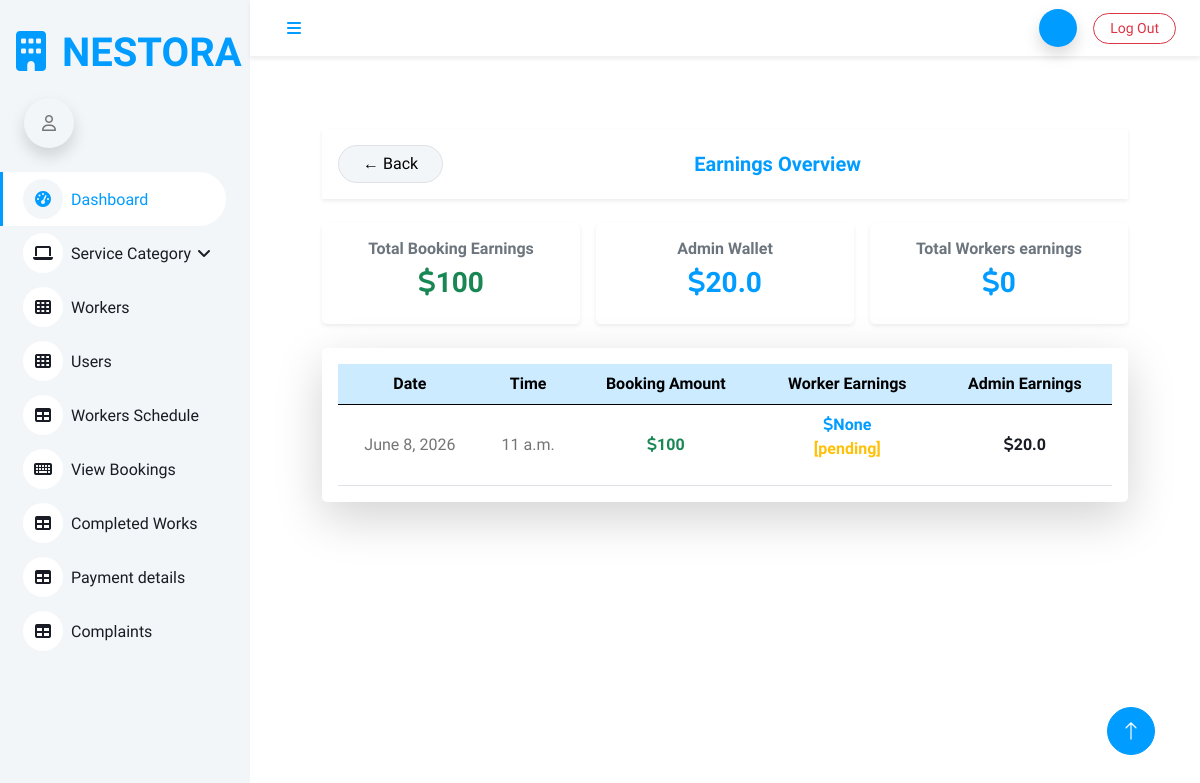
The page /admin_wallet on the database its author committed.
### Homeserviceapp/models.py (models this page shows, shortened)
class Appointment(models.Model):
    user = models.ForeignKey(Login, on_delete=models.CASCADE, related_name='appointment')
    user_profile = models.ForeignKey(UserRegistration, on_delete=models.CASCADE, related_name='user_profile')
    worker = models.ForeignKey(WorkerRegistration, on_delete=models.CASCADE, related_name='worker')
    availability = models.ForeignKey(Availability, on_delete=models.DO_NOTHING)
    appointment_status = models.IntegerField(default=0)
    work_status = models.BooleanField(default=False)
    payment_status = models.IntegerField(default=0)
    worker_amount = models.IntegerField(null=True, blank=True)
    worker_payment_status = models.IntegerField(default=0)
    admin_wallet = models.IntegerField(null=True, blank=True)

class Availability(models.Model):
    user = models.ForeignKey(WorkerRegistration, on_delete=models.DO_NOTHING)
    date = models.DateField()
    time = models.TimeField()
    schedule_status = models.IntegerField(default=0)
    booking_status = models.IntegerField(default=0)

class WorkerRegistration(models.Model):
    user = models.OneToOneField(Login, on_delete=models.CASCADE, related_name='worker')
    name = models.CharField(max_length=300)
    category = models.ForeignKey(Category, on_delete=models.DO_NOTHING)
    address = models.TextField()
    contact = models.IntegerField()
    paypal_email = models.CharField(max_length=200, null=True, blank=True)
    payment = models.IntegerField(null=True, blank=True)
    experience = models.IntegerField()
    image = models.ImageField(upload_to='uploads/')

### Homeserviceapp/views.py (the view)
# urls.py: path("admin_wallet", views.completed_payment_details, name='admin_wallet'),
def completed_payment_details(request):
    data = Appointment.objects.filter(payment_status=1)
    total_earnings = 0
    total_admin_earnings = 0
    total_workers_earnings=0
    for item in data:
        payment_amount = item.worker.payment or 0
        admin_wallet = payment_amount * 0.20
        item.admin_wallet = admin_wallet
        item.save()
        total_earnings += payment_amount
        total_admin_earnings += admin_wallet
        total_workers_earnings = sum(
            item.worker_amount or 0
            for item in data
            if item.worker_payment_status == 1
        )
    context = {
        "data": data,
        "total_earnings": total_earnings,
        "total_admin_earnings": total_admin_earnings,
        'total_workers_earnings':total_workers_earnings
    }
    return render(request, 'admin/paymentDetails.html', context)

### templates/admin/paymentDetails.html (shortened to what this page needs)
{% extends 'admin/admin_dashboard.html' %}
{% block content %}
<div class="container py-4">
    <div class="d-flex justify-content-between align-items-center mb-4 p-3 bg-white shadow-sm rounded-4">
        <a href="{% url 'admin_dashboard' %}" class="btn btn-light border rounded-pill px-4">
            ← Back
        </a>
        <h5 class="mb-0 fw-bold text-primary">Earnings Overview</h5>
    </div>
    <div class="row g-3 mb-4">
        <div class="col-md-4">
            <div class="card border-0 shadow-sm rounded-4 p-3 text-center">
                <h6 class="text-muted">Total Booking Earnings</h6>
                <h3 class="fw-bold text-success"><i class="fa-solid fa-dollar-sign"></i>{{ total_earnings }}</h3>
            </div>
        </div>
        <div class="col-md-4">
            <div class="card border-0 shadow-sm rounded-4 p-3 text-center">
                <h6 class="text-muted">Admin Wallet</h6>
                <h3 class="fw-bold text-primary"><i class="fa-solid fa-dollar-sign"></i>{{ total_admin_earnings }}</h3>
            </div>
        </div>
        <div class="col-md-4">
            <div class="card border-0 shadow-sm rounded-4 p-3 text-center">
                <h6 class="text-muted">Total Workers earnings</h6>
                <h3 class="fw-bold text-primary"><i class="fa-solid fa-dollar-sign"></i>{{ total_workers_earnings}}</h3>
            </div>
        </div>
    </div>
    <div class="card border-0 shadow-lg rounded-4">
        <div class="card-body p-3">
            <div class="table-responsive">
                <table class="table table-hover align-middle text-center mb-0">
                    <thead class="table-primary">
                        <tr>
                            <th>Date</th>
                            <th>Time</th>
                            <th>Booking Amount</th>
                            <th>Worker Earnings</th>
                            <th>Admin Earnings</th>
                        </tr>
                    </thead>
                    <tbody>
                        {% for i in data %}
                        <tr>
                            <td class="fw-semibold">{{ i.availability.date }}</td>
                            <td>{{ i.availability.time }}</td>
                            <td class="fw-bold text-success">
                                <i class="fa-solid fa-dollar-sign"></i>{{ i.worker.payment }}
                            </td>
                            <td class="fw-bold text-primary">
                                <i class="fa-solid fa-dollar-sign"></i>{{ i.worker_amount }}<br>
                                {% if i.worker_payment_status == 0 %}
                                <p class="text-warning">[pending]</p>
                                {% endif %}
                            </td>
                            <td class="fw-bold text-dark">
                                <i class="fa-solid fa-dollar-sign"></i>{{ i.admin_wallet }}
                            </td>
                        </tr>
                        {% endfor %}
                    </tbody>
                </table>
            </div>
        </div>
    </div>
</div>
{% endblock %}

### static/dashboard/css/style.css (style rules this page uses)
:root { --primary: #009CFF; --light: #F3F6F9; --dark: #191C24; }
.btn { transition: .5s; }

### rows shown on the page
Appointment: availability "June 8, 2026", availability.time "11 a.m.", worker.payment "100", worker_amount "None", worker_payment_status "[pending]", admin_wallet "20.0"

### other values the page prints
{{ total_earnings }} "100"
{{ total_admin_earnings }} "20.0"
{{ total_workers_earnings }} "0"
